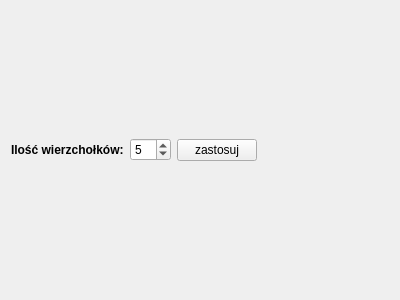
<?xml version="1.0" encoding="UTF-8"?>
<ui version="4.0">
 <class>GraphSizeWidget</class>
 <widget class="QWidget" name="GraphSizeWidget">
  <property name="geometry">
   <rect>
    <x>0</x>
    <y>0</y>
    <width>400</width>
    <height>300</height>
   </rect>
  </property>
  <property name="windowTitle">
   <string>Form</string>
  </property>
  <layout class="QHBoxLayout" name="horizontalLayout_2">
   <item>
    <widget class="QLabel" name="label">
     <property name="sizePolicy">
      <sizepolicy hsizetype="Fixed" vsizetype="Preferred">
       <horstretch>0</horstretch>
       <verstretch>0</verstretch>
      </sizepolicy>
     </property>
     <property name="font">
      <font>
       <weight>75</weight>
       <bold>true</bold>
      </font>
     </property>
     <property name="text">
      <string>Ilość wierzchołków:</string>
     </property>
    </widget>
   </item>
   <item>
    <widget class="QSpinBox" name="count">
     <property name="sizePolicy">
      <sizepolicy hsizetype="Fixed" vsizetype="Fixed">
       <horstretch>0</horstretch>
       <verstretch>0</verstretch>
      </sizepolicy>
     </property>
     <property name="minimum">
      <number>2</number>
     </property>
     <property name="maximum">
      <number>30</number>
     </property>
     <property name="value">
      <number>5</number>
     </property>
    </widget>
   </item>
   <item>
    <widget class="QPushButton" name="applyButton">
     <property name="sizePolicy">
      <sizepolicy hsizetype="Fixed" vsizetype="Fixed">
       <horstretch>0</horstretch>
       <verstretch>0</verstretch>
      </sizepolicy>
     </property>
     <property name="text">
      <string>zastosuj</string>
     </property>
    </widget>
   </item>
   <item>
    <spacer name="horizontalSpacer">
     <property name="orientation">
      <enum>Qt::Horizontal</enum>
     </property>
     <property name="sizeHint" stdset="0">
      <size>
       <width>40</width>
       <height>20</height>
      </size>
     </property>
    </spacer>
   </item>
  </layout>
 </widget>
 <resources/>
 <connections/>
</ui>
